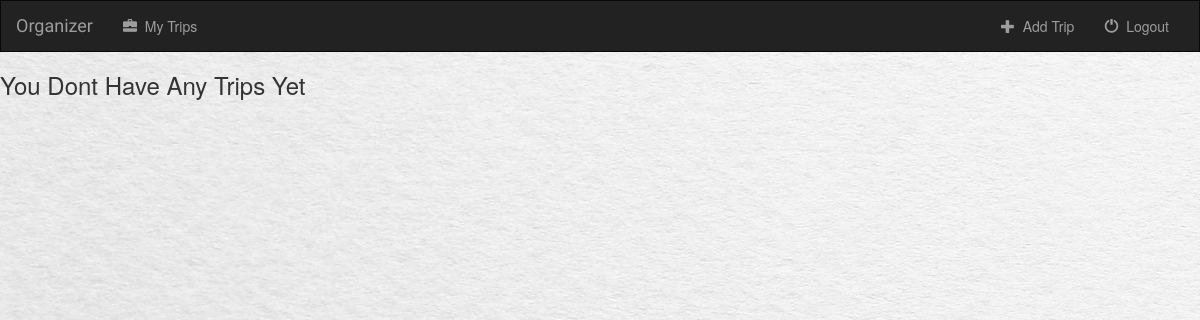
The app's page /organizer/ (signed in), older data.
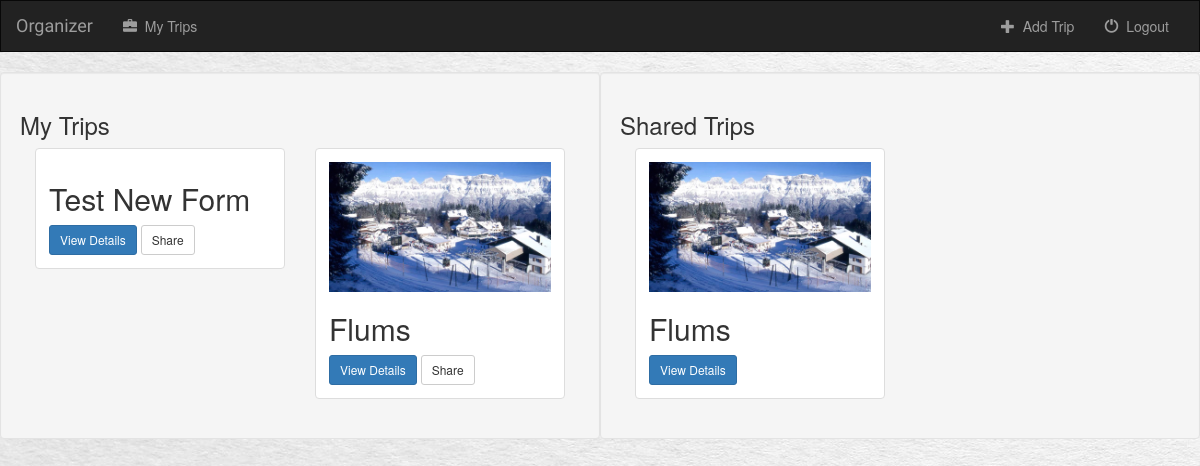
The same page, newer data.
### organizer/models.py (models this page shows)
class NewTrip(models.Model):
	user = models.ForeignKey(User, default=1)
	shared = models.BooleanField(default=False)
	destination = models.CharField(max_length=200)
	startDate = models.DateField(null=True, blank=True)
	endDate = models.DateField(null=True, blank=True)
	trip_picture = models.FileField(null=True, blank=True)
	trip_type = models.ForeignKey(TripType, default=DEFAULT_TRIP_TYPE, on_delete=models.SET_DEFAULT, blank=True)

### organizer/views.py (the view)
def index(request):
	if not request.user.is_authenticated():
		all_shared_trips = NewTrip	.objects.filter(shared=True)
		return render(request, 'organizer/index.html', {'all_shared_trips': all_shared_trips})
	else:
		all_trips = Trip.objects.filter(user=request.user)
		all_shared_trips = NewTrip.objects.filter(shared=True)
		new_form_trips = NewTrip.objects.filter(user=request.user)
		loged_user = request.user
		return render(request, 'organizer/index.html', {'all_trips' : new_form_trips, 'all_shared_trips': all_shared_trips, 'loged_user': loged_user,})

### organizer/templates/organizer/index.html (shortened to what this page needs)
{% extends 'organizer/base.html'%}
{% block body %}
	{% if not loged_user %}
		<div class="col-sm-6 well">
		{% for trip in all_shared_trips %}
			<div class="col-sm-12 col-md-6">
				<div class="thumbnail">
					<div class="caption">
						{% if trip.trip_picture %}
						<a href="{% url 'organizer:detail' trip.id %}">
                            <img src="{{ trip.trip_picture.url }}" class="img-responsive">
                        </a>
						{% endif %}
						<h2>{{ trip.destination }}</h2>
						<a href="{% url 'organizer:detail' trip.id %}" class="btn btn-primary btn-sm" role="button">View Details</a>
					</div>
				</div>
				{% cycle '' '' '' '' '' '<div class="clearfix visible-lg"></div>' %}
			</div>
		{% endfor %}
	{% else %}
		{% if all_trips %}
			<div class="col-sm-6 well">
				<h3>My Trips</h3>
				{% for trip in all_trips %}
					<div class="col-sm-12 col-md-6">
						<div class="thumbnail">
							<div class="caption">
							{% if trip.trip_picture %}
							<a href="{% url 'organizer:detail' trip.id %}">
								<img src="{{ trip.trip_picture.url }}" class="img-responsive">
							</a>
							{% endif %}
								<h2>{{ trip.destination }}</h2>
								<a href="{% url 'organizer:detail' trip.id %}" class="btn btn-primary btn-sm" role="button">View Details</a>
								<a href="{% url 'organizer:share' trip.id %}" class="btn btn-default btn-sm btn-share" role="button">
									Share
								</a>
							</div>
						</div>
					</div>
				{% endfor %}
			</div>
			<div class="col-sm-6 well">
				<h3>Shared Trips</h3>
				{% for trip in all_shared_trips %}
					<div class="col-sm-12 col-md-6">
						<div class="thumbnail">
							<div class="caption">
							{% if trip.trip_picture %}
							<a href="{% url 'organizer:detail' trip.id %}">
								<img src="{{ trip.trip_picture.url }}" class="img-responsive">
							</a>
							{% endif %}
								<h2>{{ trip.destination }}</h2>
								<a href="{% url 'organizer:detail' trip.id %}" class="btn btn-primary btn-sm" role="button">View Details</a>
							</div>
						</div>
					</div>
				{% endfor %}
			</div>
		{% else %}
			<h3> You Dont Have Any Trips Yet</h3>
		{% endif %}
	{% endif %}
{% endblock %}

### organizer/templates/organizer/base.html (shortened to what this page needs)
<!doctype>
<html>
	<head>
	{% load staticfiles %}
	<link rel="stylesheet" type="text/css" href="https://maxcdn.bootstrapcdn.com/bootstrap/3.3.7/css/bootstrap.min.css"/>
	<link rel="stylesheet" type="text/css" href="{% static 'organizer/style.css' %}" />
	<link href="http://code.jquery.com/ui/1.10.4/themes/ui-lightness/jquery-ui.css" rel="stylesheet">
	</head>
<body>
	<nav class="navbar navbar-inverse">
		<div class="container-fluid">
			<div class="navbar-header">
				<a class="navbar-brand" href="{% url 'organizer:index' %}">Organizer</a>
			</div>
			<div class="collapse navbar-collapse" id="topNavBar">
			{% if loged_user %}
				<ul class="nav navbar-nav">
					<li class="">
						<a href="{% url 'organizer:index' %}">
							<span class="glyphicon glyphicon-briefcase" area-hidden="true"></span>&nbsp;
							My Trips
						</a>
					</li>
				</ul>
				<ul class="nav navbar-nav navbar-right" >
					<li class="">
						<a href=" {% url 'organizer:create_trip' %} ">
							<span class="glyphicon glyphicon-plus" area-hidden="true"></span>&nbsp;
							Add Trip
						</a>
					</li>
					<li class="">
						<a href=" {% url 'organizer:logout_user' %} ">
							<span class="glyphicon glyphicon-off" area-hidden="true"></span>&nbsp;
							Logout
						</a>
					</li>
				</ul>
			{% endif %}
			</div>
		</div>
	</nav>
	{% block body%}
	{% endblock%}
</body>
</html>

### organizer/static/organizer/style.css (style rules this page uses)
body { background: white url("image/paper_background.jpg"); }
.navbar { border-radius: 0px; }
.navbar-brand { font-family: 'Courgette', coursive; }

Row changes from the older to the newer data that the page shows:
added NewTrip: destination "Test New Form", shown under "My Trips"
added NewTrip: trip_picture (picture), destination "Flums"
Text that changed along with them:
text no longer shown: "You Dont Have Any Trips Yet"
text now shown: "My Trips Shared Trips"
